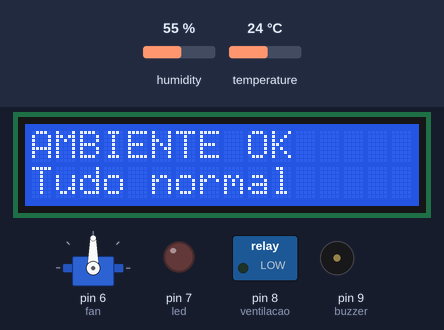
The sketch below on a simulated Arduino Uno, built with avr-gcc and run on an emulated ATmega328P. Shown: servo, 16×2 character LCD, switched loads named in the sketch (green lamp = pin HIGH), output pins drawn as LEDs (lit = HIGH), buzzer (waves = sounding). The test bench sets the inputs (shaded band); at power-on: humidity 55 %, temperature 24 °C. What the sketch prints to the serial monitor is not drawn.

Above: at 3.2 s.
3.3 s: humidity set to 79 %
9.4 s: humidity set to 82 %
At 10.86 s:
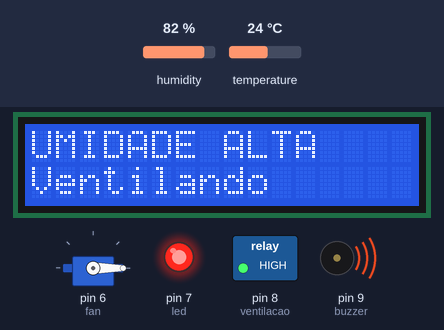
12.6 s: temperature set to 18.8 °C
15.4 s: temperature set to 17.6 °C
At 18.4 s:
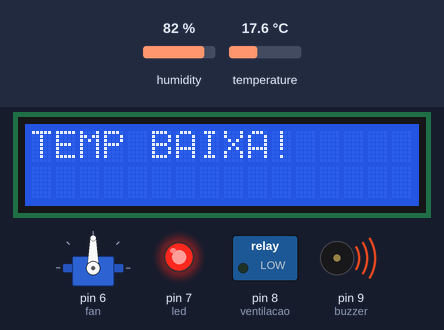
18.7 s: temperature set to 33 °C
At 19.64 s:
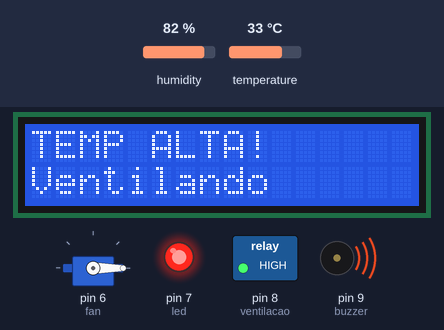
21.5 s: temperature set to 12 °C
At 22.1 s:
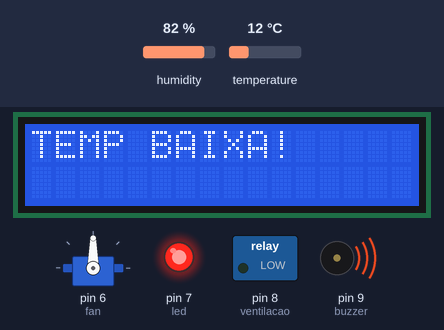
Timing chart, 0 to 24.5 s (numbered marks = the images above; inputs shaded):
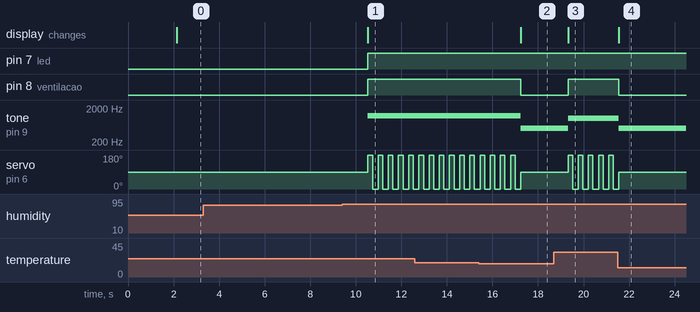

Measured:
- the behaviour switches between 80 and 81 % on humidity (found by bisection; images 0 and 1)
- the behaviour switches between 18 and 17.9 °C on temperature (found by bisection; images 1 and 2)
- after the input at 3.3 s, every drawn part: stays the same
- after the input at 9.4 s, pin 7 (led), pin 8 (ventilacao): LOW → HIGH after 1.1 s; tone on pin 9 (buzzer): silent → 1200 Hz after 1.1 s; servo on pin 6 (fan): alternates 180° for 0.20 s and 0° for 0.25 s, starting after 1.1 s; the display: changes after 1.1 s (image 1)
- after the input at 15.4 s, pin 8 (ventilacao): HIGH → LOW after 1.8 s; tone on pin 9 (buzzer): 1200 Hz → 500 Hz after 1.8 s; the display: changes after 1.8 s (image 2)
- after the input at 18.7 s, pin 8 (ventilacao): LOW → HIGH after 0.62 s; tone on pin 9 (buzzer): 500 Hz → 1000 Hz after 0.62 s; servo on pin 6 (fan): alternates 180° for 0.20 s and 0° for 0.24 s, starting after 0.62 s; the display: changes after 0.62 s (image 3)
- after the input at 21.5 s, pin 8 (ventilacao): HIGH → LOW at once; tone on pin 9 (buzzer): 1000 Hz → 500 Hz at once; the display: changes at once (image 4)

The sketch:

codigo_estufa.ino
```cpp
//Jair Ierich RM: RM569524
//Maria Gabriela RM: RM569047
//Vicente de Souza RM: RM569205
//Felipe Marialva RM: RM569031
//Bianca Veloso RM: 572036

//Para testar se o Buzzer esta em funcionamento, é so clicar no DHT22 e mudar a temperatura,
//para menos de 18 C ou para mais de 30 C, para deixar normal é so colocar a temperatura entre 18 a 30 C.
//para testar o buzzer para a umidade segue o msm principio. é so clicar no DHT22 e mudar a umidade,
//para menos de 50% ou para mais de 80%, para deixar tudo normal é so colocar a umidade entre 50% a 80%.

//o servo motor nesse caso representa um ventilador, ja que nao existe uma representacao de um aqui no wokwi,
//mas o rele e ele funcionam ao mesmo tempo, quanto a temperatura ou a umidade estao alta,
//o rele passa a energia e o "fan"(servo motor), comeca a girar ao mesmo tempo, mas claro q se Houvesse,
//uma fan ou ventilador o mesmo seria colocado, junto de uma fonte de energia externa,
//pois o arduino nao consegueria passar a energia necessaria para ligar o fan ja que o limite dele é 5V,
//e um ventilador comum pode ser entre 127v ou 220v e uma fan pode chegar ate a 12V.

//Resumindo quando a temperatura e a umidade estiverem em niveis criticos inferiores ao citados a cima,
//o led vermelho ira brilhar, o buzzer ira comecar a tocar, mas não sera ligado o ventilador,
//pois é preciso aquecer o ambiente e não refrigerar.
//Enquanto se a temperatura e a umidade antigirem niveis criticos elevados ao citados a cima,
//o led vermelho ira brilhar, o buzzer ira comecar a tocar o rele passara energia,
//e o ventilador(servo motor) ira girar

//O sistema realiza a leitura contínua da temperatura e da umidade do ar no interior da estufa,
//analisando se os valores estão dentro da faixa ideal definida para cada cultura plantada.
//Quando identifica condições inadequadas, o sistema atua automaticamente acionando
//a ventilação e emitindo alertas sonoros ou visuais,
//garantindo um ambiente adequado para o crescimento saudável das plantas.

#include <DHT.h>
#include <Servo.h>
#include <LiquidCrystal_I2C.h>

#define DHTPIN 2
#define DHTTYPE DHT22

DHT dht(DHTPIN, DHTTYPE);

Servo fan;

// LCD I2C
LiquidCrystal_I2C lcd(0x27, 16, 2);

int led = 7;
int buzzer = 9;
int ventilacao = 8;

float tempMax = 30;
float tempMin = 18;

float umiMin = 50;
float umiMax = 80;

void setup() {

  Serial.begin(9600);

  dht.begin();

  fan.attach(6);

  pinMode(led, OUTPUT);
  pinMode(buzzer, OUTPUT);
  pinMode(ventilacao, OUTPUT);

  fan.write(90);

  // LCD
  lcd.init();
  lcd.backlight();

  lcd.setCursor(0, 0);
  lcd.print("Sistema Estufa");

  lcd.setCursor(0, 1);
  lcd.print("Iniciando...");

  delay(2000);

  lcd.clear();
}

void loop() {

  float temperatura = dht.readTemperature();
  float umidade = dht.readHumidity();

  Serial.print("Temperatura: ");
  Serial.print(temperatura);
  Serial.println(" C");

  Serial.print("Umidade: ");
  Serial.print(umidade);
  Serial.println(" %");

  // LCD mostrando dados
  lcd.clear();

  lcd.setCursor(0, 0);
  lcd.print("T:");
  lcd.print(temperatura);
  lcd.print("C");

  lcd.setCursor(0, 1);
  lcd.print("U:");
  lcd.print(umidade);
  lcd.print("%");

  // ===== TEMPERATURA ALTA =====
  if (temperatura > tempMax) {

    Serial.println("TEMPERATURA ALTA");

    lcd.clear();
    lcd.setCursor(0, 0);
    lcd.print("TEMP ALTA!");

    lcd.setCursor(0, 1);
    lcd.print("Ventilando");

    digitalWrite(ventilacao, HIGH);
    digitalWrite(led, HIGH);

    tone(buzzer, 1000);

    fan.write(180);
    delay(200);

    fan.write(0);
    delay(200);
  }

  // ===== TEMPERATURA BAIXA =====
  else if (temperatura < tempMin) {

    Serial.println("TEMPERATURA BAIXA");

    lcd.clear();
    lcd.setCursor(0, 0);
    lcd.print("TEMP BAIXA!");

    digitalWrite(ventilacao, LOW);
    digitalWrite(led, HIGH);

    tone(buzzer, 500);

    fan.write(90);

    delay(1000);
  }

  // ===== UMIDADE ALTA =====
  else if (umidade > umiMax) {

    Serial.println("UMIDADE ALTA");

    lcd.clear();
    lcd.setCursor(0, 0);
    lcd.print("UMIDADE ALTA");

    lcd.setCursor(0, 1);
    lcd.print("Ventilando");

    digitalWrite(ventilacao, HIGH);
    digitalWrite(led, HIGH);

    tone(buzzer, 1200);

    fan.write(180);
    delay(200);

    fan.write(0);
    delay(200);
  }

  // ===== UMIDADE BAIXA =====
  else if (umidade < umiMin) {

    Serial.println("UMIDADE BAIXA");

    lcd.clear();
    lcd.setCursor(0, 0);
    lcd.print("UMIDADE BAIXA");

    digitalWrite(ventilacao, LOW);
    digitalWrite(led, HIGH);

    tone(buzzer, 700);

    fan.write(90);

    delay(1000);
  }

  // ===== AMBIENTE OK =====
  else {

    Serial.println("AMBIENTE OK");

    lcd.clear();
    lcd.setCursor(0, 0);
    lcd.print("AMBIENTE OK");

    lcd.setCursor(0, 1);
    lcd.print("Tudo normal");

    digitalWrite(ventilacao, LOW);
    digitalWrite(led, LOW);

    noTone(buzzer);

    fan.write(90);

    delay(1000);
  }

  Serial.println("----------------");
}
```
